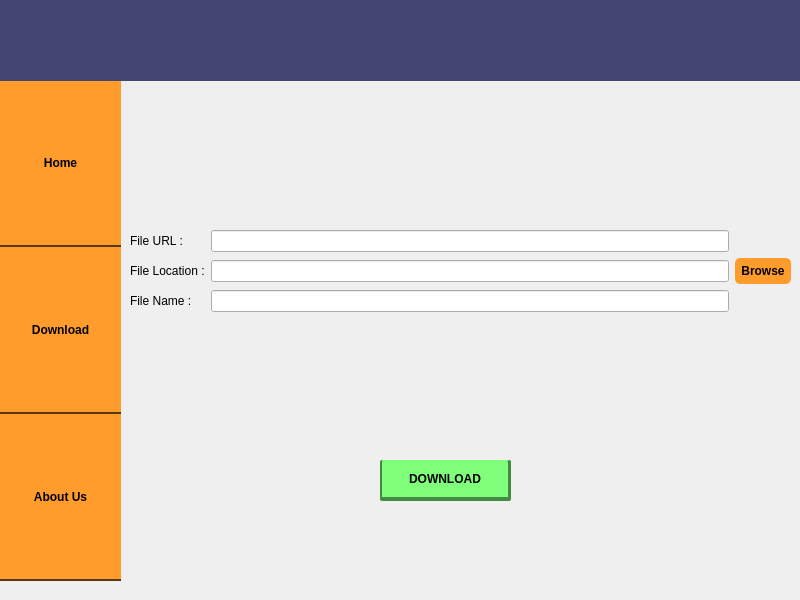
<?xml version="1.0" encoding="UTF-8"?>
<ui version="4.0">
 <class>Home</class>
 <widget class="QMainWindow" name="Home">
  <property name="geometry">
   <rect>
    <x>0</x>
    <y>0</y>
    <width>800</width>
    <height>600</height>
   </rect>
  </property>
  <property name="windowTitle">
   <string>home</string>
  </property>
  <widget class="QWidget" name="centralwidget">
   <widget class="QWidget" name="verticalLayoutWidget">
    <property name="geometry">
     <rect>
      <x>0</x>
      <y>80</y>
      <width>121</width>
      <height>501</height>
     </rect>
    </property>
    <layout class="QVBoxLayout" name="verticalLayout">
     <property name="spacing">
      <number>0</number>
     </property>
     <property name="leftMargin">
      <number>0</number>
     </property>
     <item>
      <widget class="QPushButton" name="home_pb">
       <property name="sizePolicy">
        <sizepolicy hsizetype="Minimum" vsizetype="Preferred">
         <horstretch>0</horstretch>
         <verstretch>0</verstretch>
        </sizepolicy>
       </property>
       <property name="toolTipDuration">
        <number>0</number>
       </property>
       <property name="styleSheet">
        <string notr="true">QPushButton
{
	background-color: #ff9c2b;
	font-weight: bold;
	border-style: solid;
	border-color: #000000;
	border-bottom: 2px solid rgb(89, 55, 17);
	padding: 6px;
     border-radius :0px;

}


QPushButton::hover
{
	background-color: #ffaf5d;

}


QPushButton::pressed
{
	background-color: #dd872f;

}
</string>
       </property>
       <property name="text">
        <string>Home</string>
       </property>
       <property name="icon">
        <iconset>
         <normaloff>../../../export/home@3x.png</normaloff>../../../export/home@3x.png</iconset>
       </property>
       <property name="iconSize">
        <size>
         <width>16</width>
         <height>16</height>
        </size>
       </property>
       <property name="autoDefault">
        <bool>true</bool>
       </property>
       <property name="flat">
        <bool>false</bool>
       </property>
      </widget>
     </item>
     <item>
      <widget class="QPushButton" name="download">
       <property name="sizePolicy">
        <sizepolicy hsizetype="Minimum" vsizetype="Preferred">
         <horstretch>0</horstretch>
         <verstretch>0</verstretch>
        </sizepolicy>
       </property>
       <property name="styleSheet">
        <string notr="true">QPushButton
{
	background-color: #ff9c2b;
	font-weight: bold;
	border-style: solid;
	border-color: #000000;
	border-bottom: 2px solid rgb(89, 55, 17);
	padding: 6px;
     border-radius :0px;

}


QPushButton::hover
{
	background-color: #ffaf5d;

}


QPushButton::pressed
{
	background-color: #dd872f;

}
</string>
       </property>
       <property name="text">
        <string>Download</string>
       </property>
      </widget>
     </item>
     <item>
      <widget class="QPushButton" name="aboutus_pb">
       <property name="sizePolicy">
        <sizepolicy hsizetype="Minimum" vsizetype="Preferred">
         <horstretch>0</horstretch>
         <verstretch>0</verstretch>
        </sizepolicy>
       </property>
       <property name="toolTipDuration">
        <number>0</number>
       </property>
       <property name="styleSheet">
        <string notr="true">QPushButton
{
	background-color: #ff9c2b;
	font-weight: bold;
	border-style: solid;
	border-color: #000000;
	border-bottom: 2px solid rgb(89, 55, 17);
	padding: 6px;
     border-radius :0px;

}


QPushButton::hover
{
	background-color: #ffaf5d;

}


QPushButton::pressed
{
	background-color: #dd872f;

}
</string>
       </property>
       <property name="text">
        <string>About Us</string>
       </property>
      </widget>
     </item>
    </layout>
   </widget>
   <widget class="QLabel" name="logo_label">
    <property name="geometry">
     <rect>
      <x>-20</x>
      <y>0</y>
      <width>831</width>
      <height>81</height>
     </rect>
    </property>
    <property name="maximumSize">
     <size>
      <width>831</width>
      <height>16777215</height>
     </size>
    </property>
    <property name="autoFillBackground">
     <bool>false</bool>
    </property>
    <property name="styleSheet">
     <string notr="true">QLabel
{
	background-color: #424670;
	color: #c1c1c1;
	border-color: #000000;

}</string>
    </property>
    <property name="text">
     <string/>
    </property>
    <property name="alignment">
     <set>Qt::AlignCenter</set>
    </property>
   </widget>
   <widget class="QWidget" name="formLayoutWidget">
    <property name="geometry">
     <rect>
      <x>130</x>
      <y>230</y>
      <width>661</width>
      <height>161</height>
     </rect>
    </property>
    <layout class="QGridLayout" name="gridLayout_2">
     <item row="3" column="1">
      <widget class="QLineEdit" name="fnameInput"/>
     </item>
     <item row="1" column="2">
      <widget class="QPushButton" name="browse_pb">
       <property name="styleSheet">
        <string notr="true">QPushButton
{
	background-color: #ff9c2b;
	color: #000000;
	font-weight: bold;
	border-style: solid;
	border-color: #000000;
	padding: 6px;
     border-radius :5px;

}


QPushButton::hover
{
	background-color: #ffaf5d;

}


QPushButton::pressed
{
	background-color: #dd872f;

}
</string>
       </property>
       <property name="text">
        <string>Browse</string>
       </property>
      </widget>
     </item>
     <item row="3" column="0">
      <widget class="QLabel" name="label_3">
       <property name="text">
        <string>File Name :</string>
       </property>
       <property name="buddy">
        <cstring>fnameInput</cstring>
       </property>
      </widget>
     </item>
     <item row="1" column="0">
      <widget class="QLabel" name="label_2">
       <property name="text">
        <string>File Location :</string>
       </property>
       <property name="buddy">
        <cstring>directoryInput</cstring>
       </property>
      </widget>
     </item>
     <item row="0" column="0">
      <widget class="QLabel" name="label">
       <property name="text">
        <string>File URL :</string>
       </property>
       <property name="buddy">
        <cstring>urlInput</cstring>
       </property>
      </widget>
     </item>
     <item row="4" column="1">
      <spacer name="verticalSpacer">
       <property name="orientation">
        <enum>Qt::Vertical</enum>
       </property>
       <property name="sizeHint" stdset="0">
        <size>
         <width>20</width>
         <height>40</height>
        </size>
       </property>
      </spacer>
     </item>
     <item row="1" column="1">
      <widget class="QLineEdit" name="directoryInput"/>
     </item>
     <item row="0" column="1">
      <widget class="QLineEdit" name="urlInput"/>
     </item>
    </layout>
   </widget>
   <widget class="QWidget" name="verticalLayoutWidget_2">
    <property name="geometry">
     <rect>
      <x>380</x>
      <y>460</y>
      <width>131</width>
      <height>41</height>
     </rect>
    </property>
    <layout class="QVBoxLayout" name="verticalLayout_2">
     <item>
      <widget class="QPushButton" name="download_pb">
       <property name="sizePolicy">
        <sizepolicy hsizetype="Preferred" vsizetype="Preferred">
         <horstretch>0</horstretch>
         <verstretch>0</verstretch>
        </sizepolicy>
       </property>
       <property name="minimumSize">
        <size>
         <width>0</width>
         <height>0</height>
        </size>
       </property>
       <property name="styleSheet">
        <string notr="true">QPushButton
{
	background-color: rgb(127, 255, 122);
	border-style: solid;
	border:none;
	color: #000000;
	font-weight: bold;
	border-radius :2px;

	padding: 6px;
	border-style: solid;
	border-right:3px solid rgb(67, 139, 66);
	border-bottom:4px solid rgb(67, 139, 66);
	border-left:2px solid rgb(67, 139, 66);


}


QPushButton::hover
{
	background-color: rgb(178, 255, 178);


}


QPushButton::pressed
{
	background-color: rgb(54, 255, 64);

}

</string>
       </property>
       <property name="text">
        <string>DOWNLOAD</string>
       </property>
      </widget>
     </item>
    </layout>
   </widget>
  </widget>
  <widget class="QMenuBar" name="menubar">
   <property name="geometry">
    <rect>
     <x>0</x>
     <y>0</y>
     <width>800</width>
     <height>21</height>
    </rect>
   </property>
  </widget>
 </widget>
 <tabstops>
  <tabstop>urlInput</tabstop>
  <tabstop>directoryInput</tabstop>
  <tabstop>browse_pb</tabstop>
  <tabstop>fnameInput</tabstop>
  <tabstop>download_pb</tabstop>
  <tabstop>home_pb</tabstop>
  <tabstop>aboutus_pb</tabstop>
 </tabstops>
 <resources/>
 <connections/>
</ui>
